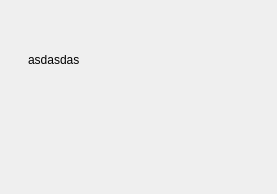
<?xml version="1.0" encoding="UTF-8"?>
<ui version="4.0">
 <class>Form</class>
 <widget class="QWidget" name="Form">
  <property name="geometry">
   <rect>
    <x>0</x>
    <y>0</y>
    <width>277</width>
    <height>194</height>
   </rect>
  </property>
  <property name="windowTitle">
   <string>Form</string>
  </property>
  <widget class="QWidget" name="gridLayoutWidget">
   <property name="geometry">
    <rect>
     <x>20</x>
     <y>20</y>
     <width>221</width>
     <height>80</height>
    </rect>
   </property>
   <layout class="QGridLayout" name="gridLayout">
    <item row="0" column="0">
     <widget class="QLabel" name="label">
      <property name="styleSheet">
       <string notr="true">padding:5px;
</string>
      </property>
      <property name="text">
       <string>asdasdas</string>
      </property>
     </widget>
    </item>
   </layout>
  </widget>
 </widget>
 <resources/>
 <connections/>
</ui>
